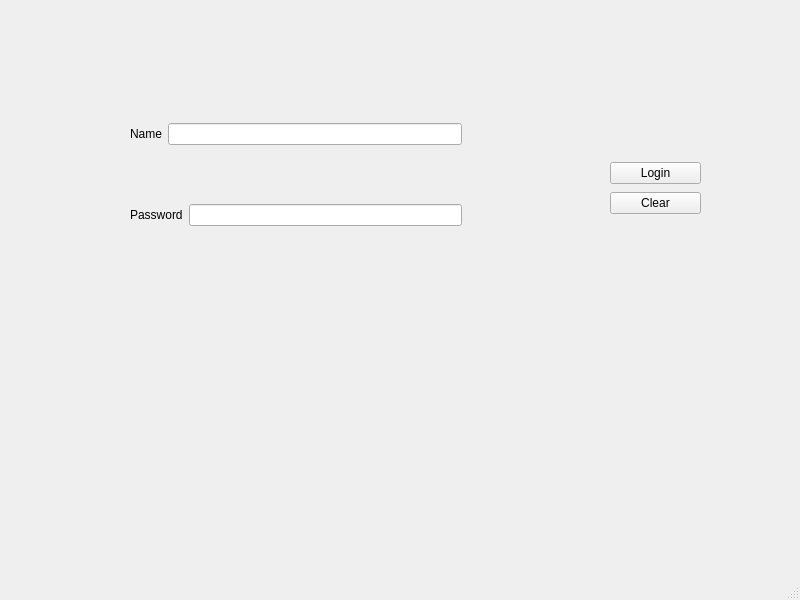
<?xml version="1.0" encoding="UTF-8"?>
<ui version="4.0">
 <class>MainWindow</class>
 <widget class="QMainWindow" name="MainWindow">
  <property name="geometry">
   <rect>
    <x>0</x>
    <y>0</y>
    <width>800</width>
    <height>600</height>
   </rect>
  </property>
  <property name="windowTitle">
   <string>MainWindow</string>
  </property>
  <widget class="QWidget" name="centralwidget">
   <widget class="QWidget" name="gridLayoutWidget">
    <property name="geometry">
     <rect>
      <x>130</x>
      <y>70</y>
      <width>332</width>
      <height>211</height>
     </rect>
    </property>
    <layout class="QGridLayout" name="gridLayout">
     <item row="1" column="0">
      <layout class="QHBoxLayout" name="horizontalLayout_2">
       <item>
        <widget class="QLabel" name="label_2">
         <property name="text">
          <string>Name</string>
         </property>
        </widget>
       </item>
       <item>
        <widget class="QLineEdit" name="user_name"/>
       </item>
      </layout>
     </item>
     <item row="2" column="0">
      <layout class="QHBoxLayout" name="horizontalLayout">
       <item>
        <widget class="QLabel" name="label">
         <property name="text">
          <string>Password</string>
         </property>
        </widget>
       </item>
       <item>
        <widget class="QLineEdit" name="user_pass"/>
       </item>
      </layout>
     </item>
    </layout>
   </widget>
   <widget class="QWidget" name="">
    <property name="geometry">
     <rect>
      <x>610</x>
      <y>160</y>
      <width>91</width>
      <height>58</height>
     </rect>
    </property>
    <layout class="QVBoxLayout" name="verticalLayout">
     <item>
      <widget class="QPushButton" name="login_button">
       <property name="text">
        <string>Login</string>
       </property>
      </widget>
     </item>
     <item>
      <widget class="QPushButton" name="clear_button">
       <property name="text">
        <string>Clear</string>
       </property>
      </widget>
     </item>
    </layout>
   </widget>
  </widget>
  <widget class="QMenuBar" name="menubar">
   <property name="geometry">
    <rect>
     <x>0</x>
     <y>0</y>
     <width>800</width>
     <height>22</height>
    </rect>
   </property>
  </widget>
  <widget class="QStatusBar" name="statusbar"/>
 </widget>
 <resources/>
 <connections/>
</ui>
